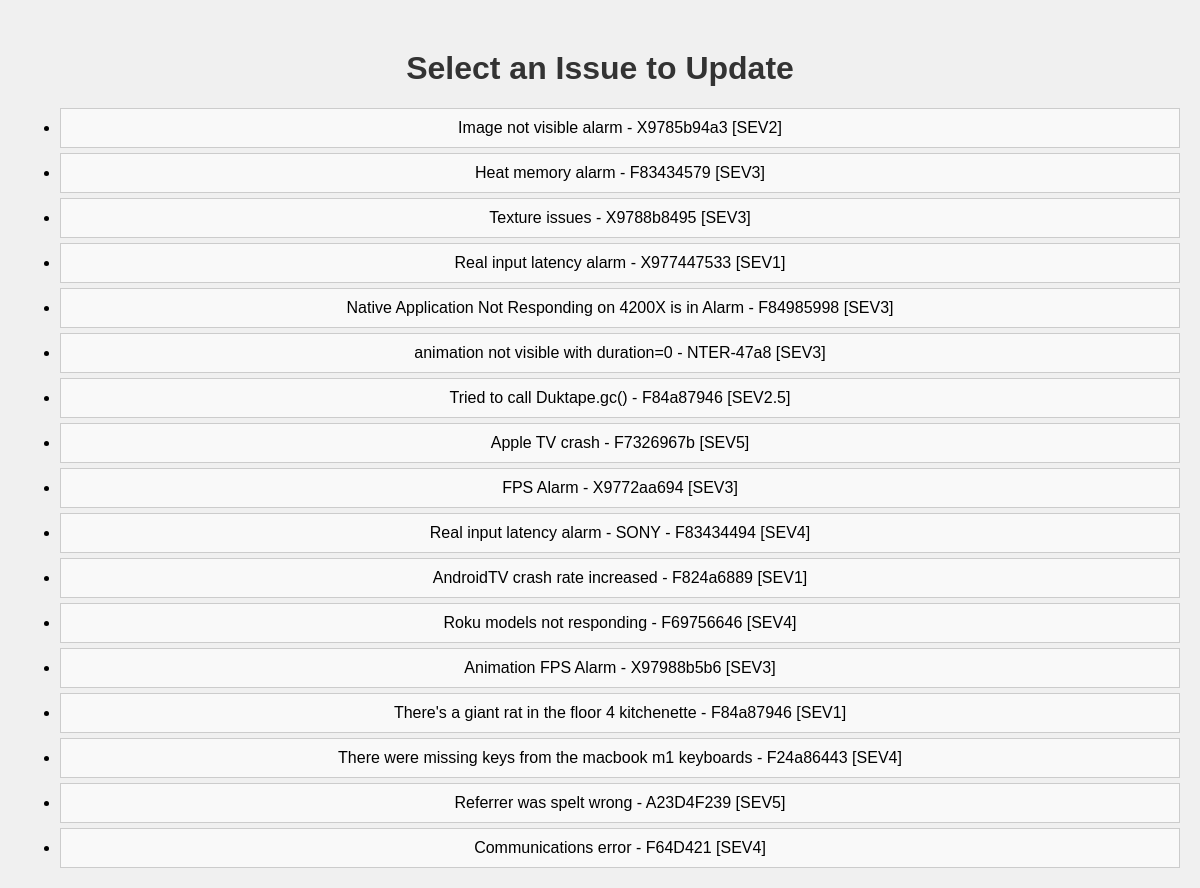
/update_issue (signed in), run on an earlier commit of the app's database.
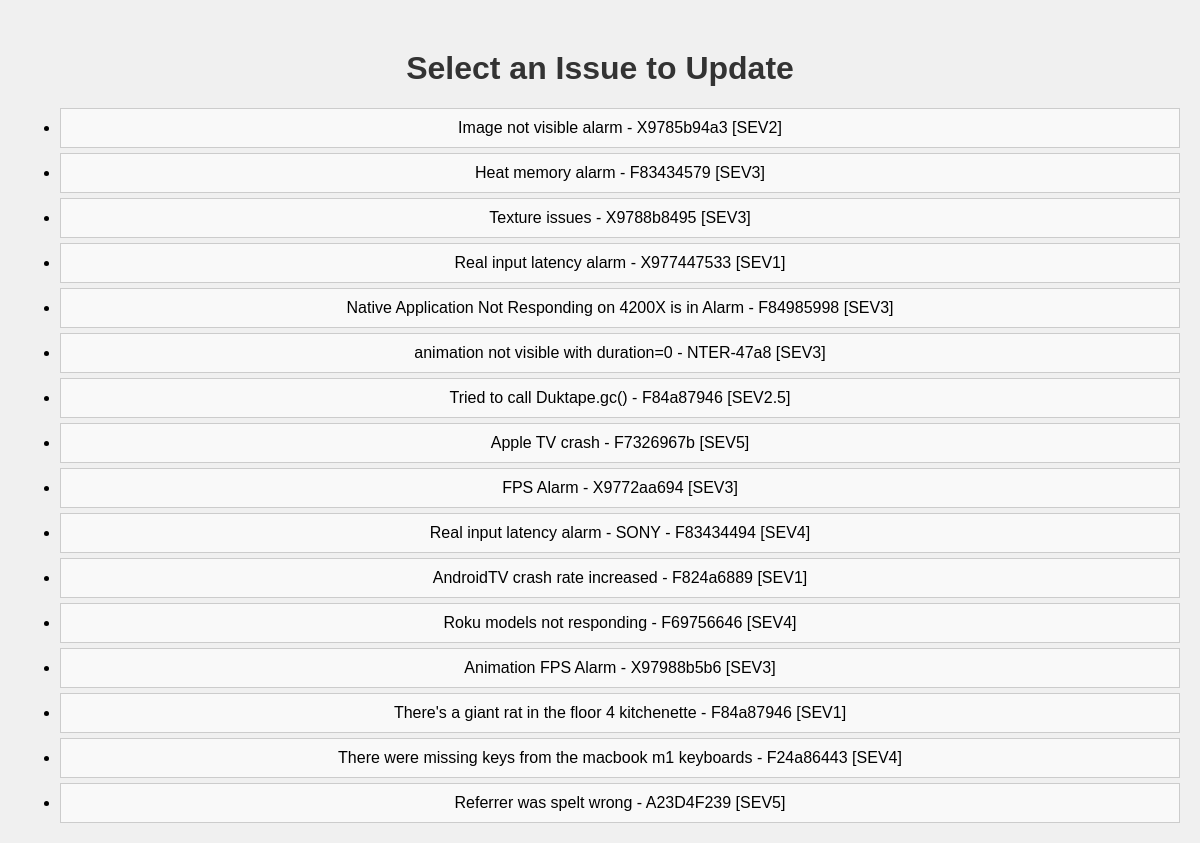
And on a later commit of the database.
### tables this page shows
CREATE TABLE [data] (
   [ShortId] TEXT,
   [Title] TEXT,
   [Severity] TEXT,
   [Status] TEXT,
   [AssignedGroup] TEXT,
   [AssigneeIdentity] TEXT,
   [CreateDate] TEXT,
   [LastUpdatedDate] TEXT,
   [Issue open] TEXT,
   [Root cause] TEXT
);

### src/main.py (the view, shortened to what this page needs)
@app.route('/update_issue', methods=['GET', 'POST'])
def update_issue():
    if 'user_id' not in session:
        return redirect(url_for('show_issues'))
    elif get_user_info(session['user_id'],3) != "admin":
        return redirect(url_for('show_issues',error=error_message("Must be an admin to access that page")))
    db = get_db()
    cursor = db.cursor()
    ticket_id = request.args.get('ticket_id')
    if not ticket_id:
        all_rows = fetch_data()
        headers = get_headers()
        if not all_rows:
            return render_template('show_issues.html', error="There are no issues to update, maybe add some.")
        return render_template('select_issue.html', issues=all_rows, headers=headers)

### src/main.py (called while the page is built)
def get_db():
    if 'db' not in g:
        g.db = sqlite3.connect(db_path)
        g.db.row_factory = sqlite3.Row
    return g.db

def get_user_info(user_id, return_info):
    db = get_db()
    cursor = db.cursor()
    cursor.execute('SELECT * FROM users WHERE id = ?', (user_id,))
    result = cursor.fetchone()
    return result[return_info] if result else None

def fetch_data():
    db = get_db()
    cursor = db.cursor()
    cursor.execute('SELECT * FROM data')
    return cursor.fetchall()

def get_headers():
    db = get_db()
    cursor = db.cursor()
    cursor.execute("PRAGMA table_info(data)")
    columns_info = cursor.fetchall()
    return [column[1] for column in columns_info]

### templates/select_issue.html (shortened to what this page needs)
<!DOCTYPE html>
<html lang="en">
<head>
    <link rel="stylesheet" href="../resources/style.css">
</head>
<body>
    <h1>Select an Issue to Update</h1>
    {% if issues %}
    <ul>
        {% for issue in issues %}
        <li onclick="goToUpdate('{{ issue[0] }}')">
            <div class="issue-header">
                {{ issue[1] }} - {{issue[0]}} [SEV{{issue[2]}}]
            </div>
        </li>
        {% endfor %}
    </ul>
    {% else %}
    <p>No issues found.</p>
    {% endif %}
</body>
</html>

What changed in the data, as far as the page shows it:
removed data: Title "Communications error", ShortId "F64D421", Severity "4"
